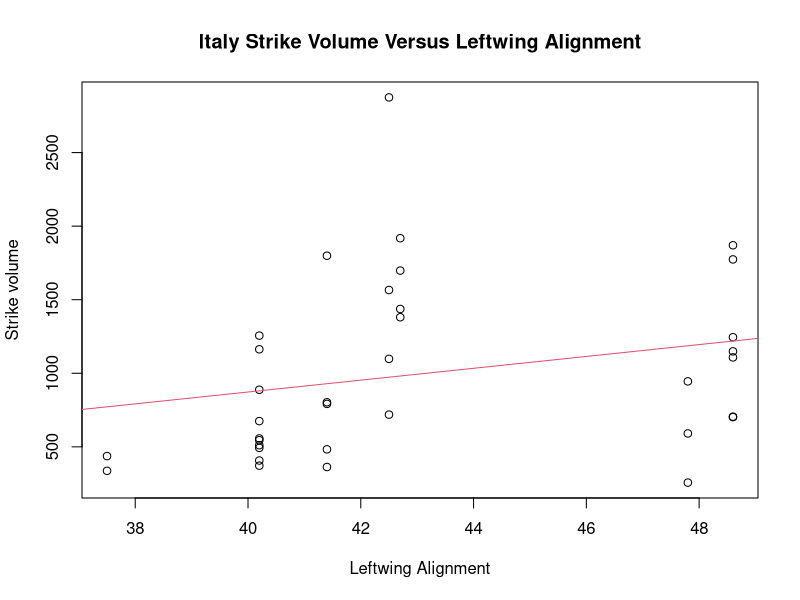
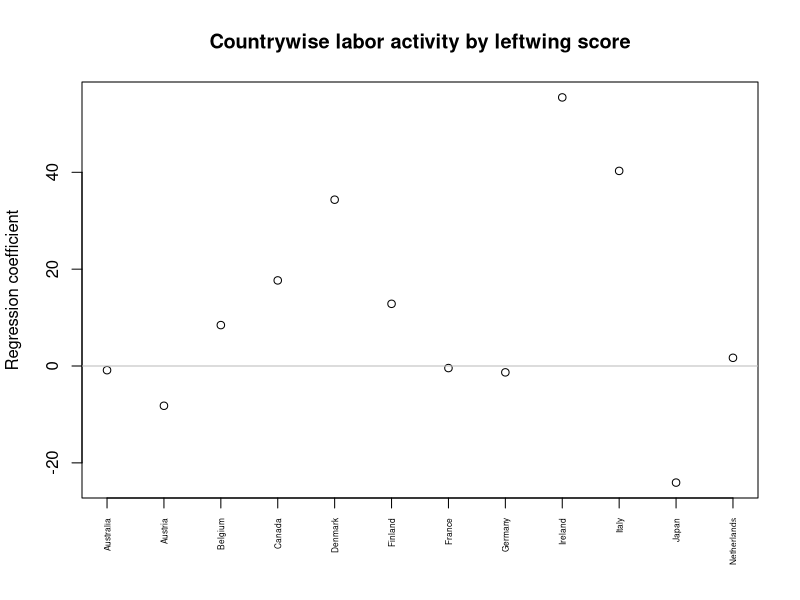
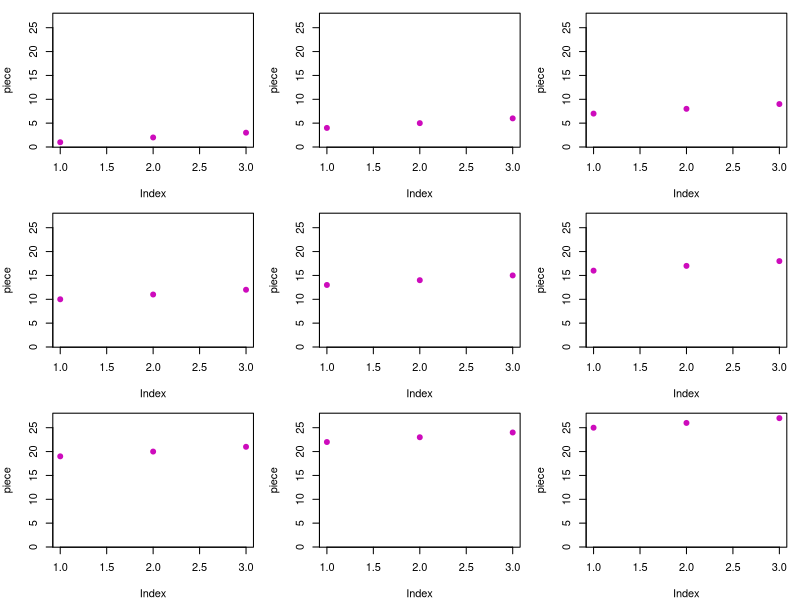

Reproduce these figures in R, in order.
####12.01.2017####
strikes <- read.csv("strikes.csv", as.is = TRUE)
dim(strikes)
head(strikes, 3)

italy.strikes <- subset(strikes, country == "Italy")
# Equivalently,
italy.strikes <- strikes[strikes$country == "Italy", ]
dim(italy.strikes)
head(italy.strikes, 5)
italy.fit <- lm(strike.volume ~ left.parliament,
                data = italy.strikes)
plot(strike.volume ~ left.parliament, data = italy.strikes,
     main = "Italy Strike Volume Versus Leftwing Alignment",
     ylab = "Strike volume", xlab = "Leftwing Alignment")
abline(italy.fit, col = 2)

my.strike.lm <- function(country.df) {
  return(lm(strike.volume ~ left.parliament,
            data = country.df)$coeff)
}

my.strike.lm(subset(strikes, country == "Italy"))

strike.coef <- NULL
countries <- unique(strikes$country)
for (this.country in countries) {
  country.dat <- subset(strikes, country == this.country)
  new.coefs <- my.strike.lm(country.dat)
  strike.coef <- cbind(strike.coef, new.coefs)
}
colnames(strike.coef) <- countries
strike.coef

strikes.split <- split(strikes, strikes$country)
names(strikes.split)

strike.coef <- sapply(strikes.split[1:12], my.strike.lm)
strike.coef

plot(1:ncol(strike.coef), strike.coef[2, ], xaxt = "n",
     xlab = "", ylab = "Regression coefficient",
     main="Countrywise labor activity by leftwing score")
axis(side = 1, at = 1:ncol(strike.coef),
     labels = colnames(strike.coef), las = 2,
     cex.axis = 0.5)
abline(h = 0, col = "grey")

my.array <- array(1:27, c(3,3,3))
rownames(my.array) <- c("R1", "R2", "R3")
colnames(my.array) <- c("C1", "C2", "C3")
dimnames(my.array)[[3]] <- c("Bart", "Lisa", "Maggie")
my.array
my.array[, , 3]
library(plyr)
aaply(my.array, 1, sum) # Get back an array
adply(my.array, 1, sum) # Get back a data frame
alply(my.array, 1, sum) # Get back a list
aaply(my.array, 2:3, sum) # Get back a 3 x 3 array
adply(my.array, 2:3, sum) # Get back a data frame
alply(my.array, 2:3, sum) # Get back a list

my.list <- list(nums = rnorm(1000), lets = letters,
                pops = state.x77[ ,"Population"])
head(my.list[[1]], 5)
head(my.list[[2]], 5)
head(my.list[[3]], 5)
laply(my.list, range) # Get back an array
ldply(my.list, range) # Get back a data frame
llply(my.list, range) # Get back a list
# Doesn't work! Outputs have different types/lengths
# laply(my.list, summary)
# ldply(my.list, summary)
llply(my.list, summary) # Works just fine

par(mfrow = c(3, 3), mar = c(4, 4, 1, 1))
a_ply(my.array, 2:3, plot, ylim = range(my.array),
      pch = 19, col = 6)
?a_ply
